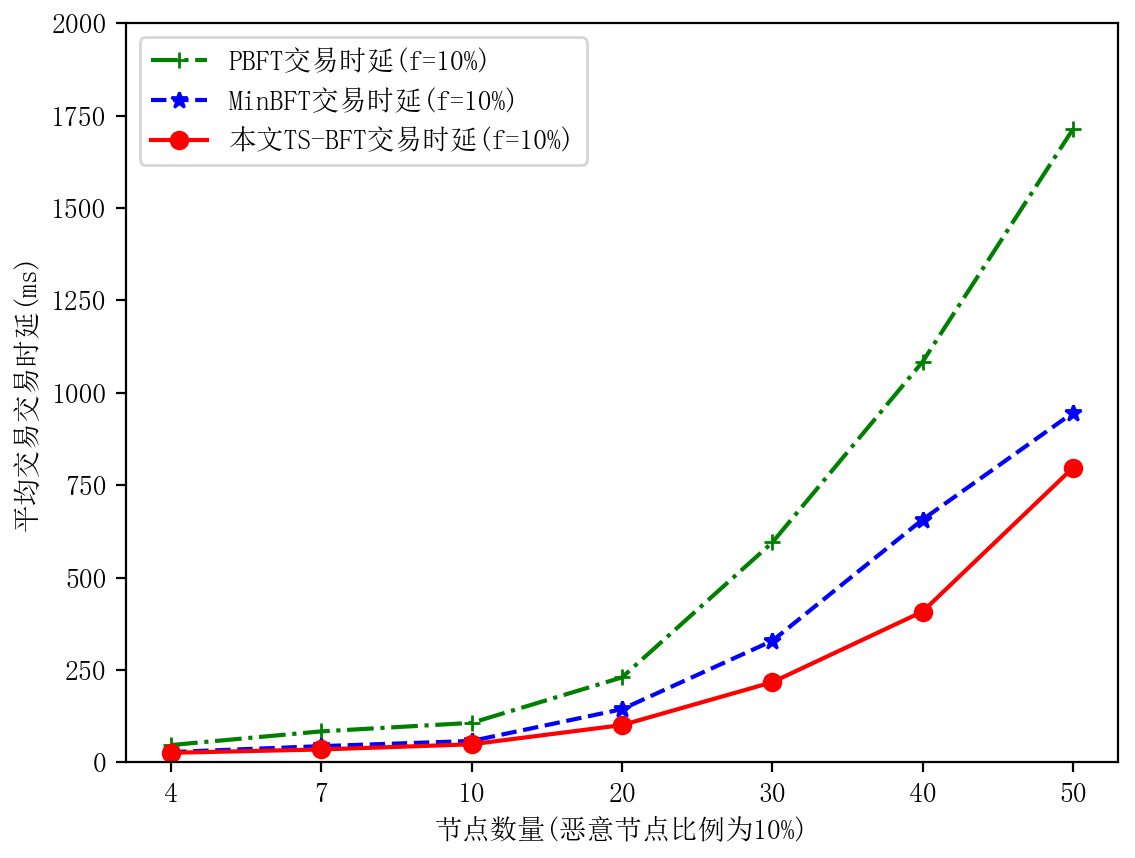

Write the Python code that produced this figure.
# encoding:utf-8
'''
创建人：Moss
创建时间：
'''
import matplotlib.pyplot as plt
import numpy as np
import matplotlib.ticker as mtick
from matplotlib.font_manager import FontProperties
import matplotlib
font = FontProperties(fname=r"/System/Library/Fonts/.ttc", size=10)
a = [47, 84, 107, 230, 595, 1084, 1713]
b = [28, 44, 58, 144, 329, 657, 946]
c = [26, 35, 49, 101, 217, 408, 797]

plt.rcParams['font.sans-serif'] = ['Simsun']
# print(matplotlib.matplotlib_fname())

fmt = '%d'
yticks = mtick.FormatStrFormatter(fmt)
lx = [u'4', u'7', u'10', u'20', u'30', u'40', u'50']
x_indexes = np.arange(len(lx))
width = 0.2
fig = plt.figure()
ax1 = fig.add_subplot(111)
ax1.plot(x_indexes, a, '+g-.', label=u'PBFT交易时延(f=10%)')
ax1.plot(x_indexes, b, '*b--', label=u'MinBFT交易时延(f=10%)')
ax1.plot(x_indexes, c, 'or-', label=u'本文TS-BFT交易时延(f=10%)')
ax1.yaxis.set_major_formatter(yticks)
ax1.legend(loc=1)
ax1.set_ylim([0, 2000])
ax1.set_ylabel('平均交易交易时延(ms)', {'size': 10})
plt.legend(prop={'family': 'Simsun', 'size': 10}, loc="best")
plt.xticks(x_indexes, lx)
ax1.set_xlabel('节点数量(恶意节点比例为10%)', {'size': 10})
plt.savefig('./Figure_1_b.png', dpi=200)
# plt.show()
